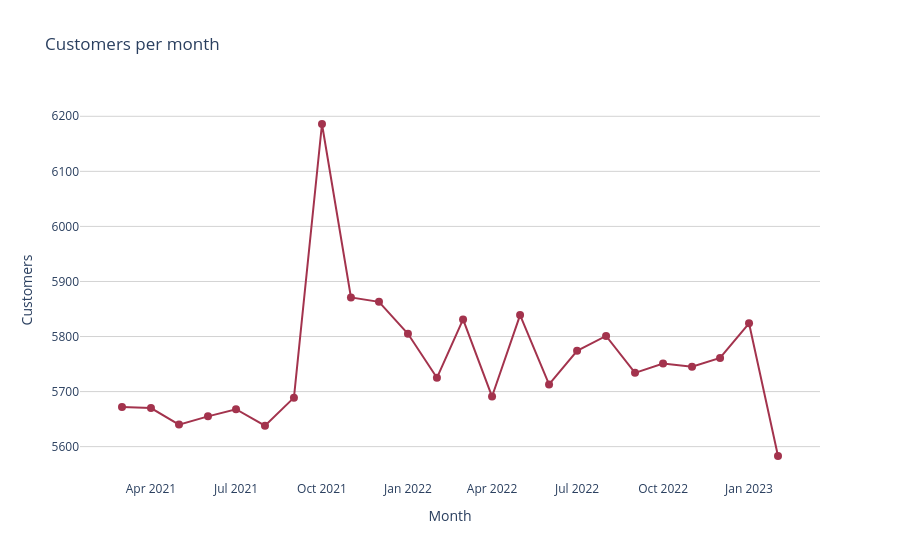

Here is the notebook cell this chart was saved with:
### Code cell
# Customers per month over time
fig = px.line(
    x=clients_par_mois.index.astype(str),
    y=clients_par_mois.values,
    markers=True,
    title="Customers per month",
)
fig.update_traces(line_color="#A3334D", marker=dict(size=8))
fig.update_layout(
    xaxis_title="Month",
    yaxis_title="Customers",
    plot_bgcolor="white",
    xaxis=dict(showgrid=False),
    yaxis=dict(gridcolor="lightgray"),
)
fig.show()

### Figure 1 — Plotly figure (JSON) as saved in the notebook; plotly's stock layout.template omitted (floating-point values rounded to 4 significant figures)
{"data": [{"hovertemplate": "x=%{x}<br>y=%{y}<extra></extra>", "legendgroup": "", "line": {"color": "#A3334D", "dash": "solid"}, "marker": {"size": 8, "symbol": "circle"}, "mode": "lines+markers", "name": "", "orientation": "v", "showlegend": false, "type": "scatter", "x": ["2021-03", "2021-04", "2021-05", "2021-06", "2021-07", "2021-08", "2021-09", "2021-10", "2021-11", "2021-12", "2022-01", "2022-02", "2022-03", "2022-04", "2022-05", "2022-06", "2022-07", "2022-08", "2022-09", "2022-10", "2022-11", "2022-12", "2023-01", "2023-02"], "xaxis": "x", "y": [5672, 5670, 5640, 5655, 5668, 5638, 5689, 6186, 5871, 5863, 5805, 5725, 5831, 5691, 5839, 5713, 5774, 5801, 5734, 5751, 5745, 5761, 5824, 5583], "yaxis": "y"}], "layout": {"legend": {"tracegroupgap": 0}, "plot_bgcolor": "white", "title": {"text": "Customers per month"}, "xaxis": {"anchor": "y", "domain": [0.0, 1.0], "showgrid": false, "title": {"text": "Month"}}, "yaxis": {"anchor": "x", "domain": [0.0, 1.0], "gridcolor": "lightgray", "title": {"text": "Customers"}}}}
